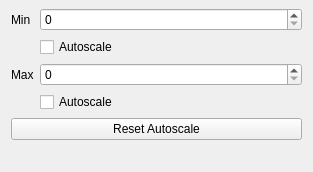
<?xml version="1.0" encoding="UTF-8"?>
<ui version="4.0">
 <class>NeurofeedbackSettingsViewWidget</class>
 <widget class="QWidget" name="NeurofeedbackSettingsViewWidget">
  <property name="geometry">
   <rect>
    <x>0</x>
    <y>0</y>
    <width>313</width>
    <height>172</height>
   </rect>
  </property>
  <property name="sizePolicy">
   <sizepolicy hsizetype="Preferred" vsizetype="Preferred">
    <horstretch>0</horstretch>
    <verstretch>0</verstretch>
   </sizepolicy>
  </property>
  <property name="mouseTracking">
   <bool>false</bool>
  </property>
  <property name="windowTitle">
   <string>Form</string>
  </property>
  <property name="windowOpacity">
   <double>0.950000000000000</double>
  </property>
  <property name="styleSheet">
   <string notr="true"/>
  </property>
  <layout class="QHBoxLayout" name="horizontalLayout">
   <property name="topMargin">
    <number>8</number>
   </property>
   <item>
    <layout class="QFormLayout" name="formLayout">
     <property name="topMargin">
      <number>0</number>
     </property>
     <item row="0" column="0">
      <widget class="QLabel" name="label">
       <property name="text">
        <string>Min</string>
       </property>
      </widget>
     </item>
     <item row="0" column="1">
      <widget class="QSpinBox" name="m_spinbox_min">
       <property name="maximum">
        <number>1000</number>
       </property>
      </widget>
     </item>
     <item row="2" column="0">
      <widget class="QLabel" name="label_2">
       <property name="text">
        <string>Max</string>
       </property>
      </widget>
     </item>
     <item row="2" column="1">
      <widget class="QSpinBox" name="m_spinbox_max">
       <property name="maximum">
        <number>1000</number>
       </property>
      </widget>
     </item>
     <item row="1" column="1">
      <widget class="QCheckBox" name="checkBox_MinAutoScale">
       <property name="text">
        <string>Autoscale</string>
       </property>
      </widget>
     </item>
     <item row="3" column="1">
      <widget class="QCheckBox" name="checkBox_MaxAutoScale">
       <property name="text">
        <string>Autoscale</string>
       </property>
      </widget>
     </item>
     <item row="4" column="0" colspan="2">
      <widget class="QPushButton" name="pushButton_ResetAutoScale">
       <property name="text">
        <string>Reset Autoscale</string>
       </property>
      </widget>
     </item>
    </layout>
   </item>
  </layout>
 </widget>
 <resources/>
 <connections/>
</ui>
